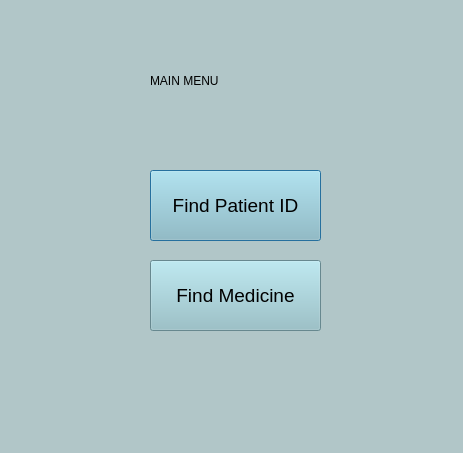
<?xml version="1.0" encoding="UTF-8"?>
<ui version="4.0">
 <class>Dialog</class>
 <widget class="QDialog" name="Dialog">
  <property name="geometry">
   <rect>
    <x>0</x>
    <y>0</y>
    <width>463</width>
    <height>453</height>
   </rect>
  </property>
  <property name="windowTitle">
   <string>Dialog</string>
  </property>
  <property name="styleSheet">
   <string notr="true"> background-color:rgb(177,198,200);setWindowIcon:url(:/newPrefix/Sage_Corps_app.png);</string>
  </property>
  <widget class="QPushButton" name="findPatientIDButton">
   <property name="geometry">
    <rect>
     <x>150</x>
     <y>170</y>
     <width>171</width>
     <height>71</height>
    </rect>
   </property>
   <property name="styleSheet">
    <string notr="true">background-color:rgb(144, 191, 200); font-size:14pt;</string>
   </property>
   <property name="text">
    <string>Find Patient ID</string>
   </property>
  </widget>
  <widget class="QPushButton" name="findMedicineButton">
   <property name="geometry">
    <rect>
     <x>150</x>
     <y>260</y>
     <width>171</width>
     <height>71</height>
    </rect>
   </property>
   <property name="styleSheet">
    <string notr="true">background-color:rgb(144, 191, 200); font-size:14pt;</string>
   </property>
   <property name="text">
    <string>Find Medicine</string>
   </property>
  </widget>
  <widget class="QLabel" name="label">
   <property name="geometry">
    <rect>
     <x>150</x>
     <y>60</y>
     <width>191</width>
     <height>41</height>
    </rect>
   </property>
   <property name="styleSheet">
    <string notr="true">color:rgb(0, 0, 0);
font: 75 20pt &quot;Microsoft JhengHei Light&quot;;</string>
   </property>
   <property name="text">
    <string>MAIN MENU</string>
   </property>
  </widget>
 </widget>
 <resources/>
 <connections/>
</ui>
